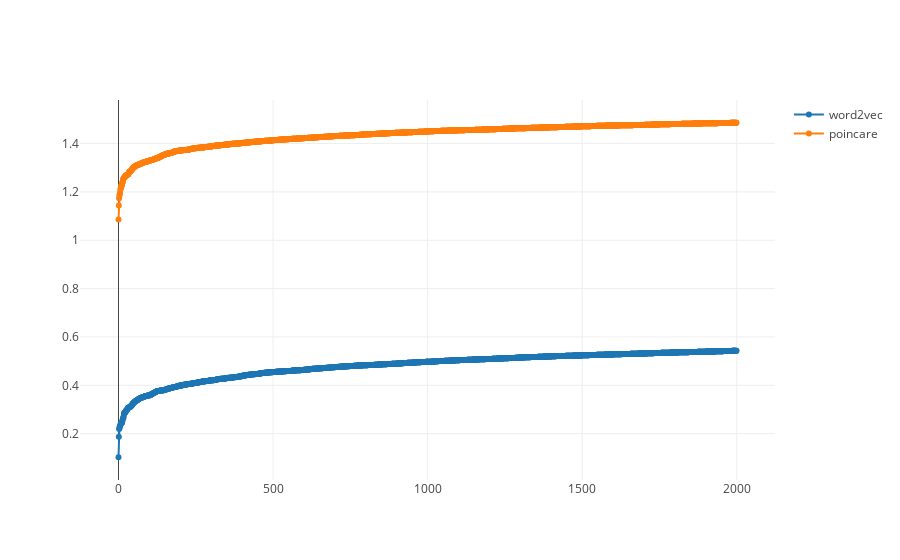

Notebook code for this chart:
### Markdown cell above
#### Relative contrast analysis (looking at the distance distribution for the neighbors of a word)

### Code cell
fig = plt.figure(figsize=(20, 5))
def analyze_nearest_neighbors(wv, emb_type):
    restrict_vocab = 500000
    word = "color"
    index = wv.vocab[word].index
    print("["+emb_type+"] Target word \""+word+"\":", wv.vocab[word].count, compute_relative_contrast(index, wv))
    limited = np.delete(wv.vectors[:restrict_vocab], index, 0)
    dists = wv.distances(wv.vectors[index], limited).reshape(-1,)

    print("\tAvg:", np.average(dists), "; stddev:", np.std(dists), "; min:", np.min(dists), "; max:", np.max(dists))

    plt.subplot(121)
    plot_num=2000
    l, = plt.plot(list(range(len(limited))), sorted(dists))
    
    plt.subplot(122)
    plt.hist(dists, bins="auto")

    return l, go.Scatter(
        x=list(range(len(limited)))[:plot_num],
        y=sorted(dists)[:plot_num],
        mode="lines+markers",
        name=emb_type)
    
l1, t1 = analyze_nearest_neighbors(w2v_wv, "word2vec")
l2, t2 = analyze_nearest_neighbors(hyp_wv, "poincare")

iplot(dict(data=[t1, t2]))

plt.subplot(121)
plt.legend([l1, l2], ["word2vec - Cosine distance", "Poincare - Poincare distance"])
plt.ylim((0, 5))
plt.xlabel("Neighbor distance rank")
plt.ylabel("Distance")
plt.title("Distance distribution between target word and all words in vocabulary")

plt.subplot(122)
plt.legend([l1, l2], ["word2vec - Cosine distance", "Poincare - Poincare distance"])
plt.xlabel("Distance")
_ = plt.title("Distance distribution between target word and all words in vocabulary")

### Figure 1 — Plotly figure (JSON) as saved in the notebook; plotly's stock layout.template omitted (floating-point values rounded to 4 significant figures; data arrays with more than 128 entries replaced by an {"elided": "..."} marker saying what was removed)
{"data": [{"mode": "lines+markers", "name": "word2vec", "type": "scatter", "x": {"elided": "2000 int values"}, "y": {"elided": "2000 float values"}}, {"mode": "lines+markers", "name": "poincare", "type": "scatter", "x": {"elided": "2000 int values"}, "y": {"elided": "2000 float values"}}], "layout": {}}
